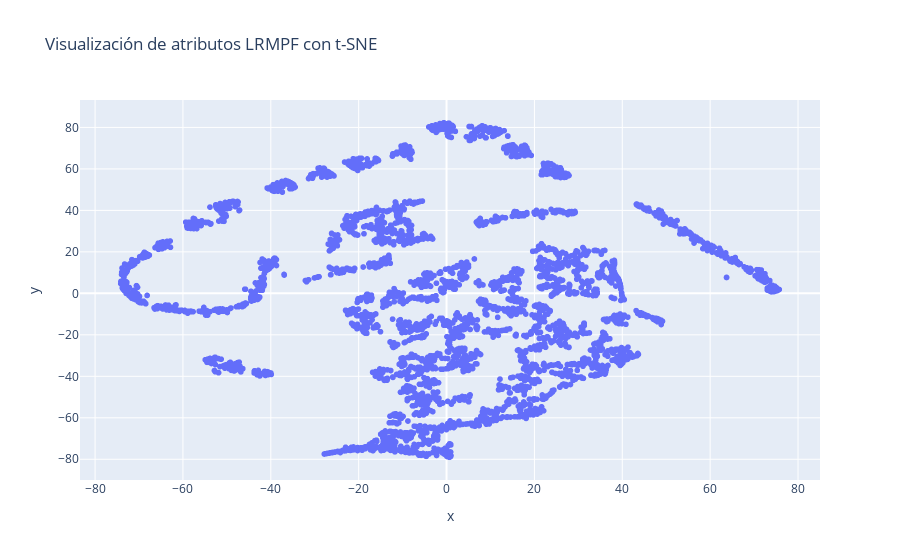

The notebook cell saved with this chart:
### Code cell
fig = px.scatter(
    df_LRMPF, x=X_tsne[:,0], y=X_tsne[:,1], title='Visualización de atributos LRMPF con t-SNE',
    hover_name='Customer ID', hover_data=['Length','Recency','Frequency','Monetary','Periodicity']
)

fig.show()

### Figure 1 — Plotly figure (JSON) as saved in the notebook; plotly's stock layout.template omitted (floating-point values rounded to 4 significant figures; data arrays with more than 128 entries replaced by an {"elided": "..."} marker saying what was removed)
{"data": [{"customdata": {"elided": "4314x5 float values"}, "hovertemplate": "<b>%{hovertext}</b><br><br>x=%{x}<br>y=%{y}<br>Length=%{customdata[0]}<br>Recency=%{customdata[1]}<br>Frequency=%{customdata[2]}<br>Monetary=%{customdata[3]}<br>Periodicity=%{customdata[4]}<extra></extra>", "hovertext": {"elided": "4314 int values"}, "legendgroup": "", "marker": {"color": "#636efa", "symbol": "circle"}, "mode": "markers", "name": "", "showlegend": false, "type": "scattergl", "x": {"elided": "4314 float values"}, "xaxis": "x", "y": {"elided": "4314 float values"}, "yaxis": "y"}], "layout": {"legend": {"tracegroupgap": 0}, "title": {"text": "Visualización de atributos LRMPF con t-SNE"}, "xaxis": {"anchor": "y", "domain": [0, 1], "title": {"text": "x"}}, "yaxis": {"anchor": "x", "domain": [0, 1], "title": {"text": "y"}}}}
